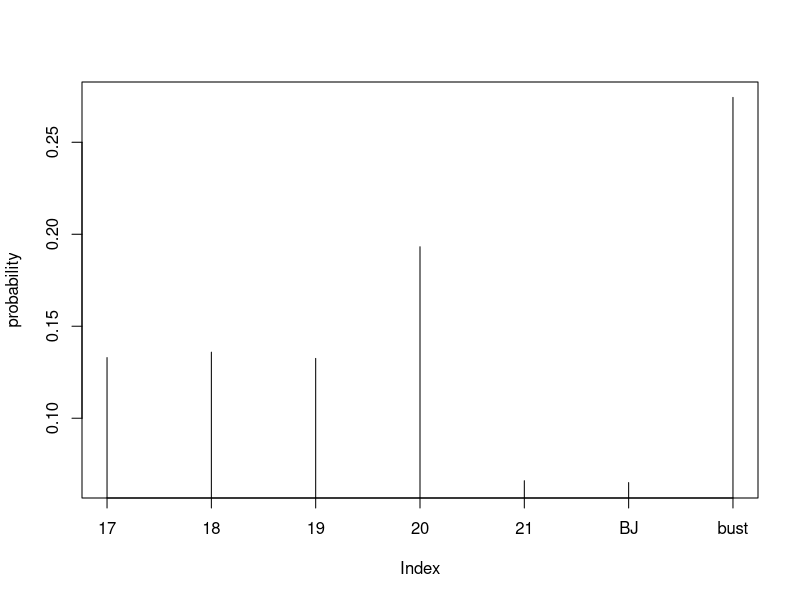

The R source for this figure:
nrepl=10^5

ndecks=6
mincounttoplay=17


#create a deck 
#1-stands for ace - will be counted with care!
deck=rep(c(1,2,3,4,5,6,7,8,9,10,10,10,10),4)

#write a function returning the point total for cards
pointtotal=function(cards){
  naces=sum(cards==1)
  minpoint=sum(cards)
  
  if (naces>0  & minpoint+10<=21){
    #counting one ace as 11
    finalpoint=minpoint+10
  }
  else{
    #counting all aces as 1 or no aces in hand
    finalpoint=minpoint
  }
  return(finalpoint)
}

deckcount=function(shufffledcards){
  countvalues=(shuffledcards<7)-(shuffledcards>9)-2*(shuffledcards==1)
  #fixed the fact that A=1 counts as -1 not +1
  deckcount=c(0,cumsum(countvalues))
  return(deckcount)
}

#prepare the cards - put decks togather add additional cards
allcards=rep(deck,ndecks)

#counts number of cards
ncards=length(allcards)

#preparecounters
count17=count18=count19=count20=count21=countBJ=countBust=0
countplayed=0

for (i in 1:nrepl){
  shuffledcards=sample(allcards,ncards)
  
  #get the deck count
  cardcount=deckcount(shuffledcards)  
  
  #find the position of the first time the count goes above mincount
  #startplaying after that
  startplay=which.max(c(cardcount>=mincounttoplay,TRUE))
  
  #only play if there is at least one deck left
  if (startplay<=ncards*(ndecks-1)/(ndecks)){
    countplayed=countplayed+1
    
    ndealerscards=2
    dealerscards=shuffledcards[startplay:(startplay+ndealerscards-1)]
    pointdealer=pointtotal(dealerscards)
    
    while (pointdealer<17){
      ndealerscards=ndealerscards+1
      dealerscards=shuffledcards[startplay:(startplay+ndealerscards-1)]
      pointdealer=pointtotal(dealerscards)
    }
    
    if (pointdealer==17){
      count17=count17+1
    }
    if (pointdealer==18){
      count18=count18+1
    }
    
    if (pointdealer==19){
      count19=count19+1
    }
    if (pointdealer==20){
      count20=count20+1
    }
    if (pointdealer==21){
      if (ndealerscards==2){
        countBJ=countBJ+1
      }else{
        count21=count21+1
      }
    }
    if (pointdealer>21){
      countBust=countBust+1
    }
  }
}

finalresults=c(count17,count18,count19,count20,count21,countBJ,countBust)/countplayed
labelresults=c("17","18","19","20","21","BJ","bust")

print(finalresults)
print(countplayed/nrepl)
print(2*4*16/(51*52))


plot(finalresults,type="h",ylab="probability",xaxt="n")
axis(1,at=1:7,labels=labelresults)

counthard17results=finalresults
